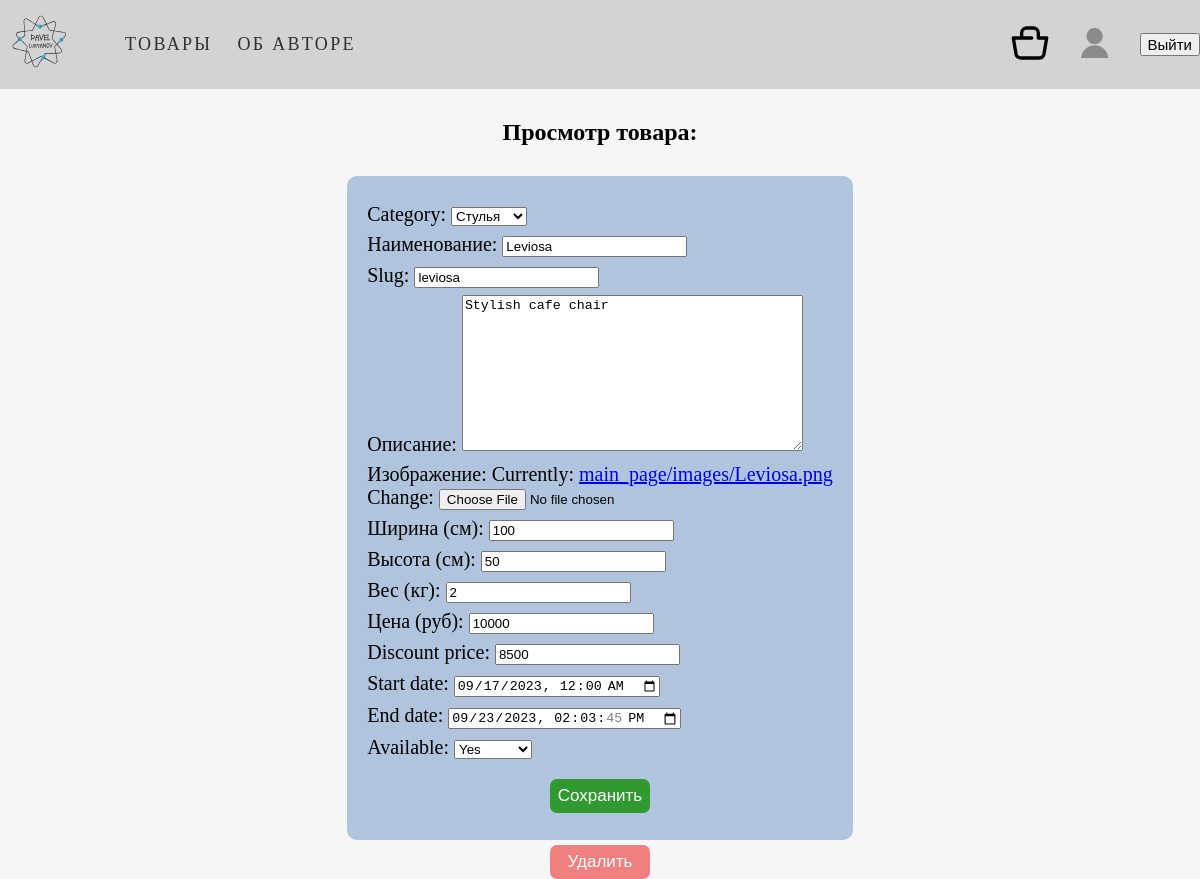
The page /23/leviosa (signed in) on the database its author committed.
### main_page/models.py (models this page shows, shortened)
class Product(models.Model):
    category = models.ForeignKey(Category, on_delete=models.CASCADE, related_name='Продукты', null=True)
    name = models.CharField(max_length=50, db_index=True, verbose_name='Наименование', null=True)
    slug = models.SlugField(max_length=100, db_index=True, null=True)
    description = models.TextField(max_length=350, verbose_name='Описание', null=True)
    img = models.ImageField(upload_to='main_page/images', verbose_name='Изображение', null=True)
    width = models.CharField(max_length=10, verbose_name='Ширина (см)', null=True)
    height = models.CharField(max_length=10, verbose_name='Высота (см)', null=True)
    weight = models.CharField(max_length=10, verbose_name='Вес (кг)', null=True)
    price = models.CharField(max_length=10, verbose_name='Цена (руб)', null=True)
    discount_price = models.CharField(max_length=10, null=True)
    start_date = models.DateTimeField(null=True, blank=True)
    end_date = models.DateTimeField(null=True, blank=True)
    available = models.BooleanField(default=True, null=True)
    created = models.DateTimeField(auto_now_add=True, null=True)
    updated = models.DateTimeField(auto_now=True, null=True)
    class Meta:
        ordering = ('name',)
        index_together = ('id', 'slug',)
        verbose_name = 'Товар'
        verbose_name_plural = 'Товары'

class Category(models.Model):
    name = models.CharField(max_length=100, db_index=True)
    slug = models.SlugField(max_length=100, db_index=True, unique=True)
    class Meta:
        ordering = ('name',)
        verbose_name = 'Категория'
        verbose_name_plural = 'Категории'
    def __str__(self):
        return self.name

### main_page/views.py (the view, shortened to what this page needs)
# urls.py: path('<int:prod_id>/<slug:slug>', views.product_detail, name='product_detail'),
def product_detail(request, prod_id, slug):
    product = get_object_or_404(Product, id=prod_id, slug=slug, available=True)
    form = ProductForm(instance=product)
    if request.method == 'GET':
        return render(request, 'main_page/product_detail.html', {'product': product, 'form': form})

### main_page/forms.py
class ProductForm(ModelForm):
    class Meta:
        model = Product
        fields = ['category', 'name', 'slug', 'description', 'img', 'width', 'height', 'weight', 'price',
                  'discount_price', 'start_date', 'end_date', 'available']
        widgets = {
            'start_date': forms.DateTimeInput(attrs={'type': 'datetime-local'}),
            'end_date': forms.DateTimeInput(attrs={'type': 'datetime-local'})
        }

### templates/main_page/product_detail.html (shortened to what this page needs)
{% extends 'main_page/base.html' %}
{% load static %}
{% block css %}
    <link rel="stylesheet" href="{% static 'css/form-prod-style.css' %}">
{% endblock %}
{% block content %}
    <h2>Просмотр товара: <b>{{ product.title }}</b></h2>
    <div class="content">
        <form method="post" class="edit-form">
            {{ form.as_p }}
            <div class="button">
                <button class="save-btn btn">Сохранить</button>
            </div>
        </form>
        <form action="{% url 'main_page:delete' product.id %}" method="post" class="del-form-btn">
            <div class="button">
                <button class="del-btn btn">Удалить</button>
            </div>
        </form>
    </div>
{% endblock %}

### main_page/static/css/base.css (style rules this page uses)
body { padding: 0; margin: 0; background-color: #f6f6f6; }
h1, h2, h3, p { margin: 0; padding: 0; }

### main_page/static/css/form-prod-style.css (style rules this page uses)
h2, h2 { text-align: center; padding: 30px 0 30px 0; }
.content { max-width: 1200px; margin: auto; display: flex; justify-content: center; align-items: center; flex-direction: column; }
.add-form, .edit-form { background-color: lightsteelblue; padding: 20px; border-radius: 10px; text-align: left; box-sizing: border-box; }
.add-form > *, .edit-form > * { margin: 7px 0 7px 0; font-size: 20px; }
.del-form-btn { padding-top: 5px; }
.add-form .button, .edit-form .button { margin-top: 20px; text-align: center; }
.add-btn, .save-btn, .del-btn { font-size: 17px; padding: 7px; border-radius: 7px; border: none; width: 100px; cursor: pointer; }
.save-btn { background-color: #309a30; color: #ffffff; }
.del-btn { background-color: lightcoral; color: #ffffff; }

### rows shown on the page
Product: category "Стулья", slug "leviosa", description "Stylish cafe chair", width "100", height "50", weight "2", price "10000", discount_price "8500", start_date "09/17/2023 00:00", end_date "09/23/2023 14:03:45", available "Yes"
Category: name "Leviosa"
